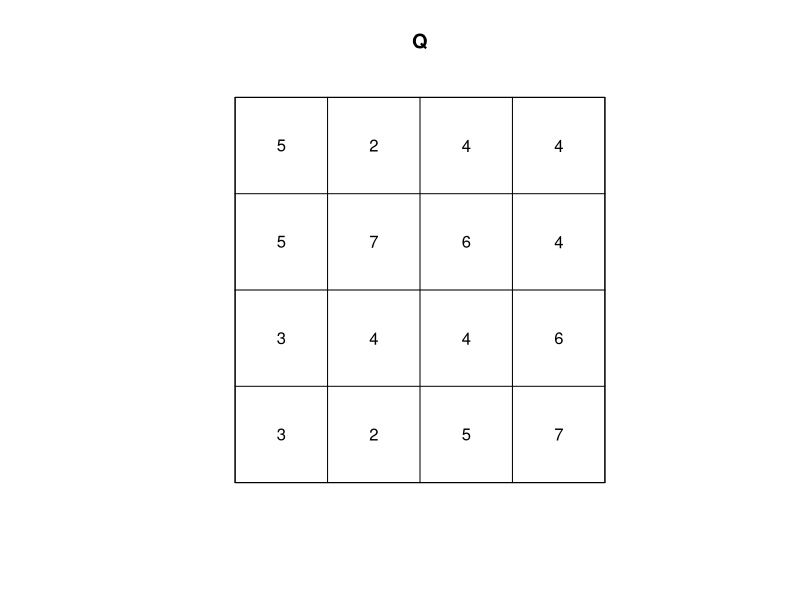
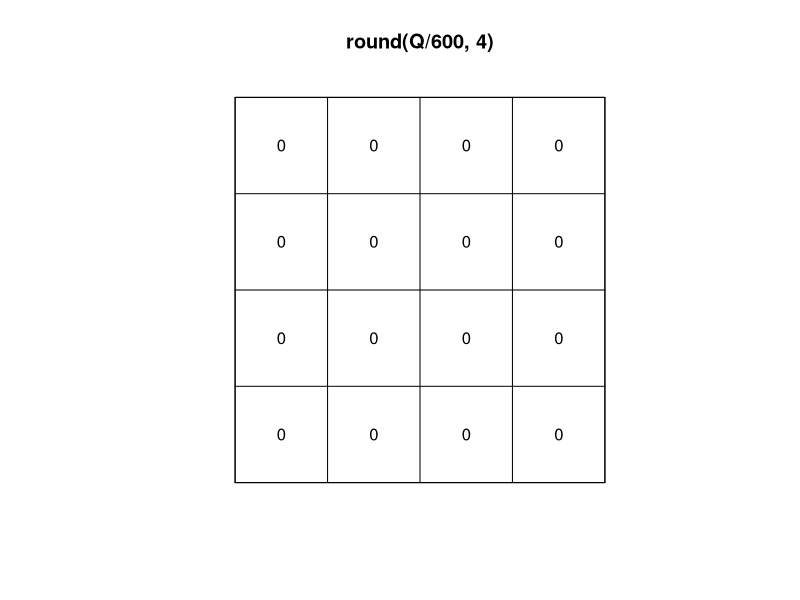
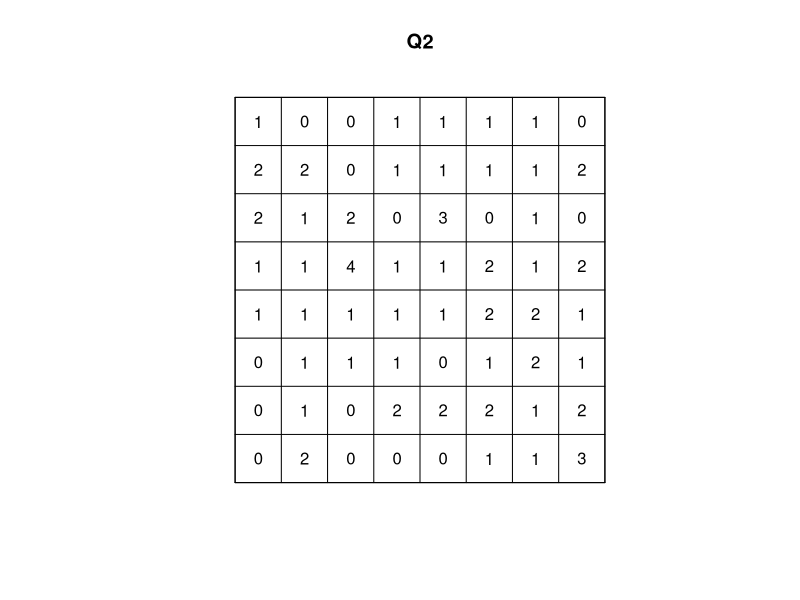
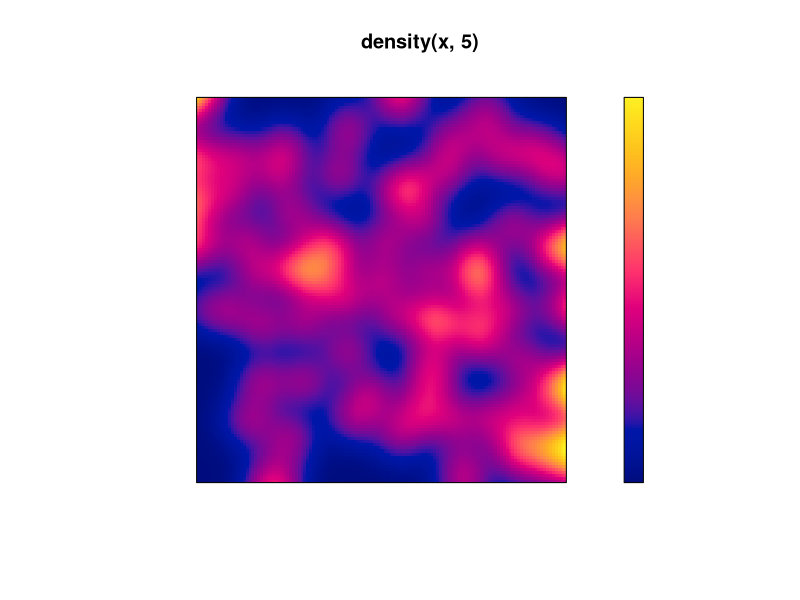
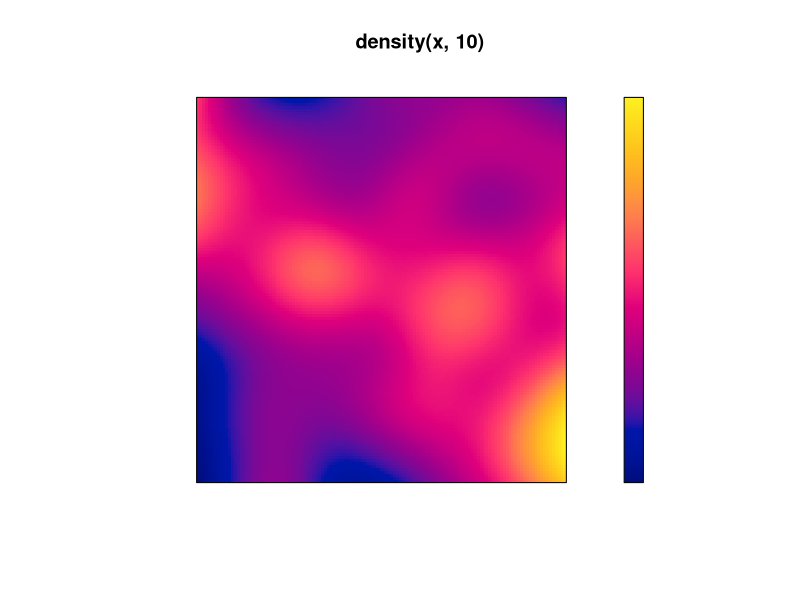
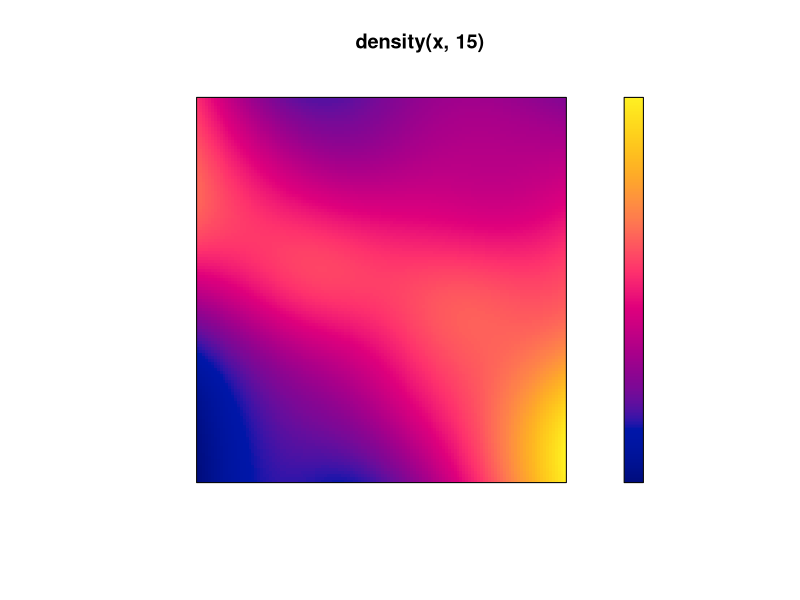
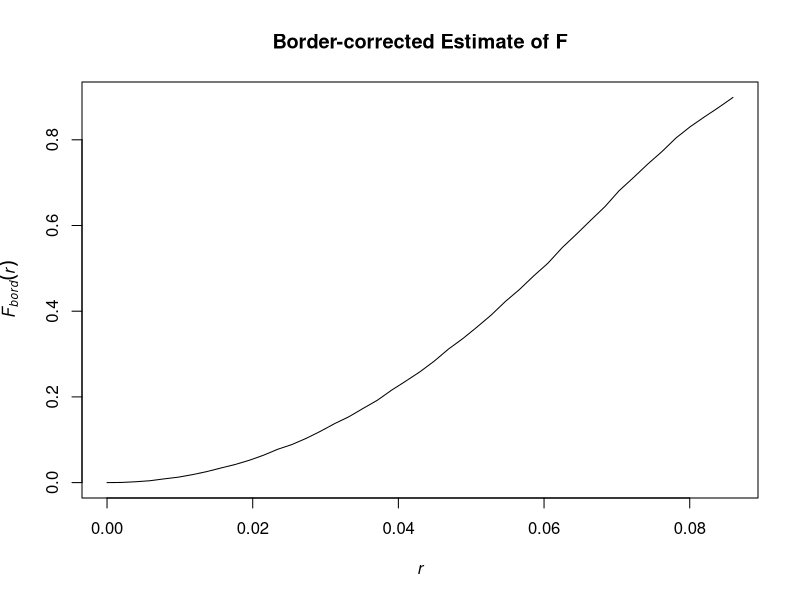
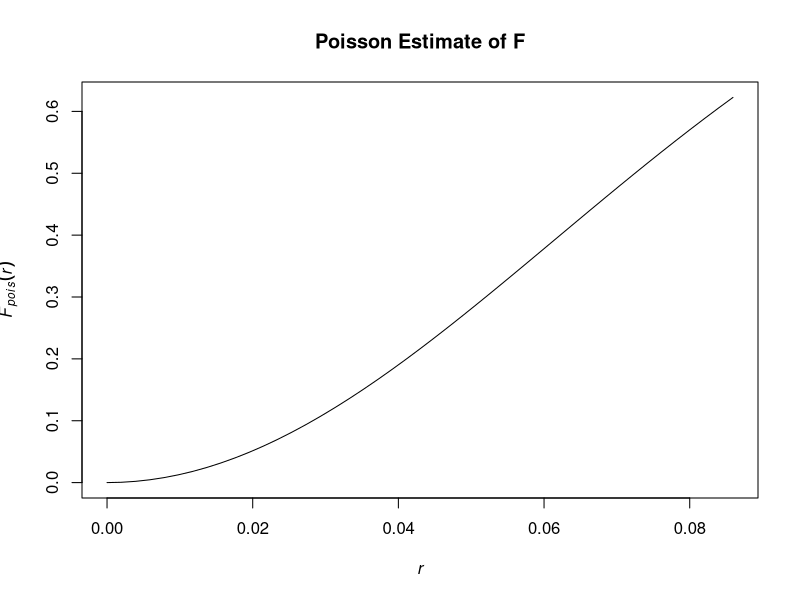

The R script that drew these images, in order:
## ---- chunk 1
library(spatstat)
data(swedishpines)
x<-swedishpines
Q <- quadratcount(x, nx=4,ny=4)
plot(Q)
plot(round(Q/600,4))
Q2 <- quadratcount(x, nx=8,ny=8)
plot(Q2)
## ---- chunk 2
plot(density(x,5),axes=FALSE)
plot(density(x,10),axes=FALSE)
plot(density(x,15),axes=FALSE)
## ---- chunk 3
Fc <- Fest(cells) 
Gc <- Gest(cells) 
Kc <- Kest(cells) 
Lc <- Lest(cells) 

plot(Fc,rs~r,main="Border-corrected Estimate of F")
plot(Fc,theo~r,main="Poisson Estimate of F")
plot(Fc)
plot(Gc,rs~r,main="Border-corrected Estimate of G")
plot(Gc,theo~r,main="Poisson Estimate of G")
plot(Gc)
plot(Kc,border~r,main="Border-corrected Estimate of K")
plot(Kc,theo~r,main="Poisson Estimate of K")
plot(Kc)
plot(Lc,border~r,main="Border-corrected Estimate of L")
plot(Lc,theo~r,main="Poisson Estimate of L")
plot(Lc)
